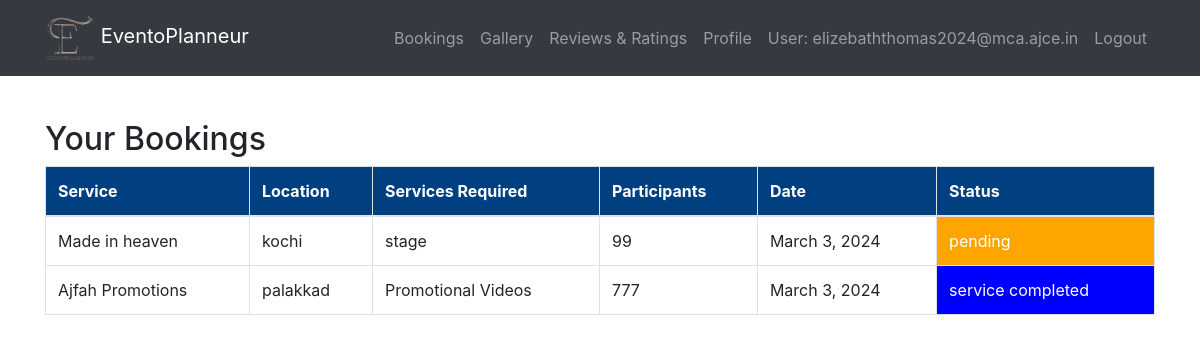
The page /bookings/ (signed in) on the database its author committed.
### eventapp/models.py (models this page shows, shortened)
class CustomUser(AbstractUser):
    username = None
    USERNAME_FIELD  = 'email'
    email = models.EmailField(unique=True)
    password = models.CharField(max_length=128)
    is_organizer = models.BooleanField(default=False)
    is_provider = models.BooleanField(default=False)
    is_attendee = models.BooleanField(default=False)
    is_verified = models.BooleanField(default=False)
    verification_token = models.CharField(max_length=100, blank=True, null=True)
    REQUIRED_FIELDS = []
    objects = CustomUserManager()

class BookService(models.Model):
    service = models.ForeignKey(Service, on_delete=models.CASCADE)
    location = models.CharField(max_length=100)
    services_required = models.TextField()
    participants = models.IntegerField()
    date = models.DateField(null=True)
    org_user=models.ForeignKey(CustomUser, on_delete=models.CASCADE,null=True,blank=True)
    status = models.TextField(default="pending")

class Service(models.Model):
    name = models.CharField(max_length=255)
    category = models.CharField(max_length=100)
    image = models.ImageField(upload_to='service_images/')
    locations = models.TextField(null=True)
    services_provided = models.TextField()
    description = models.TextField()
    rating = models.IntegerField(default=0, null=True)
    capacity = models.IntegerField(null=True)
    org_user = models.ForeignKey(CustomUser, on_delete=models.CASCADE, null=True, blank=True)
    rate = models.IntegerField(default=0, null=True)

### eventapp/views.py (the view)
# urls.py: path('bookings/', views.bookings, name='bookings'),
def bookings(request):
    currency = 'INR'
    amount = 200000
    razorpay_order = razorpay_client.order.create(dict(amount=amount,
                                                       currency=currency,
                                                       payment_capture='0'))
    razorpay_order_id = razorpay_order['id']
    callback_url = 'eventapp:bookings'
    current_user = request.user
    booking_instances = BookService.objects.filter(org_user=current_user)
    context = {
        'booking_instances': booking_instances,
    }
    context['razorpay_order_id'] = razorpay_order_id
    context['razorpay_merchant_key'] = settings.RAZOR_KEY_ID
    context['razorpay_amount'] = amount
    context['currency'] = currency
    context['callback_url'] = callback_url
    return render(request, 'bookings.html', context=context)

### templates/bookings.html (shortened to what this page needs)
{% load static %}
{% if user.is_authenticated %}
<!DOCTYPE html>
<html lang="en">
<head>
  <link rel="stylesheet" href="https://maxcdn.bootstrapcdn.com/bootstrap/4.5.2/css/bootstrap.min.css">
  <link rel="stylesheet" href="{% static 'css/home.css' %}">
</head>
<body>
  <nav class="navbar navbar-expand-md bg-dark navbar-dark">
    <div class="container">
      <a class="navbar-brand" href="{% url 'eventapp:orghome' %}">
        <img src="{% static 'images/Eventoplanneur.png' %}" alt="Logo" width="50"> EventoPlanneur
      </a>
      <div class="collapse navbar-collapse" id="navbarCollapse">
        <ul class="navbar-nav ml-auto">
          <li class="nav-item"><a class="nav-link" href="{% url 'eventapp:bookings' %}">Bookings</a></li>
          <li class="nav-item"><a class="nav-link" href="{% url 'eventapp:gallery' %}">Gallery</a></li>
          <li class="nav-item"><a class="nav-link" href="{% url 'eventapp:review_service' %}">Reviews & Ratings</a></li>
          <li class="nav-item"><a class="nav-link" href="{% url 'eventapp:org_profile' %}">Profile</a></li>
          <li class="nav-item">
              {% if user.is_authenticated %}
              <a class="nav-link" >User: {{ user.email }}</a>
              <li class="nav-item"><a href="{% url 'eventapp:logout' %}" class="nav-link">Logout</a></li>
              {% endif %}
            </li>
        </ul>
      </div>
    </div>
  </nav>
<br><br><br>
<div class="container mt-5">
    <h2>Your Bookings</h2>
    <table class="table table-bordered">
        <thead>
            <tr>
                <th>Service</th>
                <th>Location</th>
                <th>Services Required</th>
                <th>Participants</th>
                <th>Date</th>
                <th>Status</th>
            </tr>
        </thead>
        <tbody>
            {% for booking_instance in booking_instances %}
                <tr>
                    <td>{{ booking_instance.service.name }}</td>
                    <td>{{ booking_instance.location }}</td>
                    <td>{{ booking_instance.services_required }}</td>
                    <td>{{ booking_instance.participants }}</td>
                    <td>{{ booking_instance.date }}</td>
                    {% if booking_instance.status == 'approved' %}
                    <td><button onclick="payAdvance({{ booking_instance.id }})" class="btn btn-success">Pay Advance</button>
                    </td>
                    {% else %}
                    <td style="background-color: {% if booking_instance.status == 'approved' %}green{% elif booking_instance.status == 'advance paid' %}black{% elif booking_instance.status == 'rejected' %}red{% elif booking_instance.status == 'service completed' %}blue{% elif booking_instance.status == 'pending' %}orange{% endif %}; color: white;">
                      {{ booking_instance.status }}</td>
                      {% endif %}
                </tr>
            {% endfor %}
        </tbody>
    </table>
</div>
</body>
</html>
{% endif %}

### static/css/home.css (style rules this page uses)
.navbar { position: fixed; top: 0; left: 0; width: 100%; z-index:20; }
a { text-decoration: none; }

### templates/bookings.html (style rules this page uses)
th { background-color:#004080; color:white; }

### rows shown on the page
CustomUser: email "elizebaththomas2024@mca.ajce.in"
BookService: service.name "Made in heaven", location "kochi", services_required "stage", participants "99", date "March 3, 2024", status "pending"
BookService: service.name "Ajfah Promotions", location "palakkad", services_required "Promotional Videos", participants "777", date "March 3, 2024", status "service completed"
